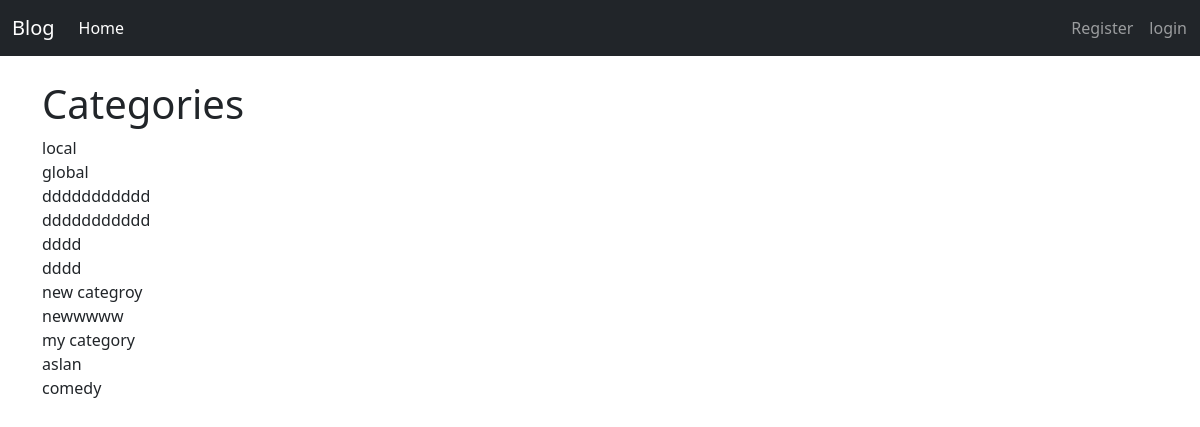
/all-categories/, run on the app's committed database.
### myblog/models.py (models this page shows, shortened)
class Category(models.Model):
    name = models.CharField(max_length=255)
    def __str__(self):
        return self.name

### myblog/views.py (the view)
# urls.py: path('all-categories/',AllCategories.as_view(),name='all_categories'),
class AllCategories(ListView):
    model = Category
    template_name = 'myblog/all_categories.html'

### myblog/templates/myblog/all_categories.html
{% extends 'myblog/base.html' %}
{% block content %}
<h1 >Categories</h1>
{% for cat in object_list %}
  {{ cat }}<br>
{% endfor %}
{% endblock %}

### data on the page
Category: name "local"
Category: name "global"
Category: name "ddddddddddd"
Category: name "ddddddddddd"
Category: name "dddd"
Category: name "dddd"
Category: name "new categroy"
Category: name "newwwww"
Category: name "my category"
Category: name "aslan"
Category: name "comedy"
